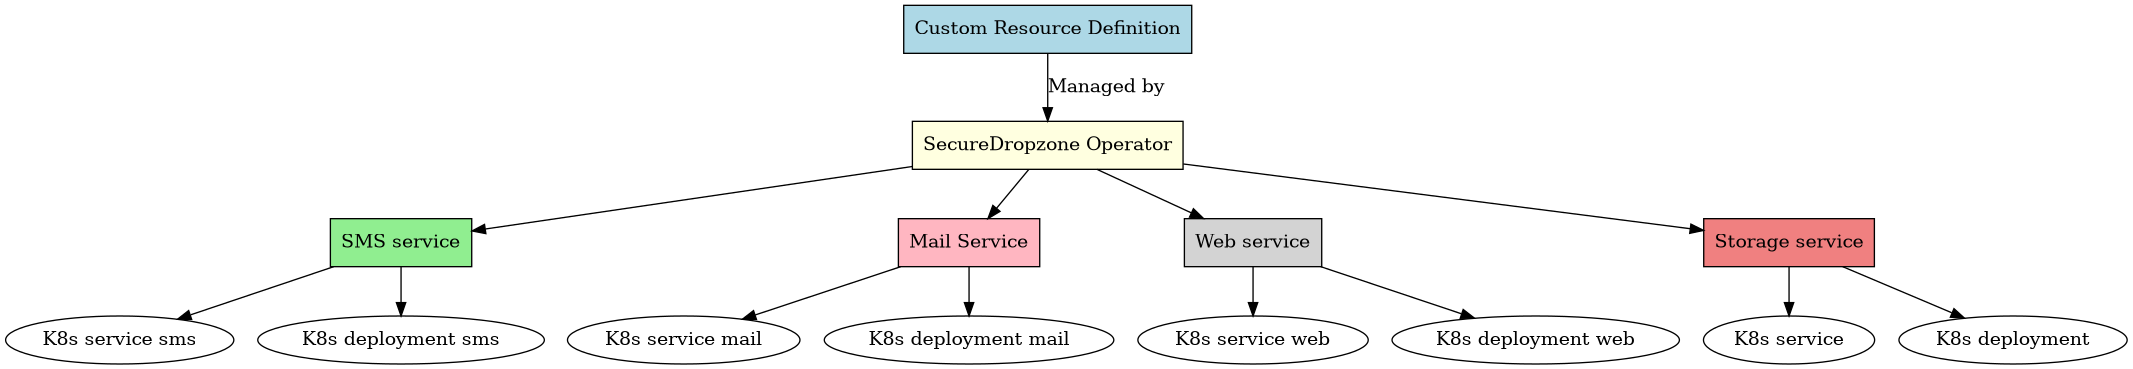

Python code for this plot:
from graphviz import Digraph

# Maak een Graphviz-diagram
erd = Digraph('ERD_Kubernetes_Operator', format='png')

# Definieer entiteiten (tabellen/concepten)
erd.node('CRD', 'Custom Resource Definition', shape='rectangle', style='filled', fillcolor='lightblue')
erd.node('Operator', 'SecureDropzone Operator', shape='rectangle', style='filled', fillcolor='lightyellow')
erd.node('SMS', 'SMS service', shape='rectangle', style='filled', fillcolor='lightgreen')
erd.node('Mail', 'Mail Service', shape='rectangle', style='filled', fillcolor='lightpink')
erd.node('Web', 'Web service', shape='rectangle', style='filled', fillcolor='lightgrey')
# erd.node('Pod', 'Application Pod', shape='rectangle', style='filled', fillcolor='lightcyan')
erd.node('Storage', 'Storage service', shape='rectangle', style='filled', fillcolor='lightcoral')


# Relaties tussen de componenten
erd.edge('CRD', 'Operator', label="Managed by")
erd.edge('Operator', 'SMS')
erd.edge('Operator', 'Mail')
erd.edge('Operator', 'Web')
erd.edge('Operator', 'Storage')

erd.edge('Storage','K8s service')
erd.edge('Storage','K8s deployment')

erd.edge('SMS','K8s service sms')
erd.edge('SMS','K8s deployment sms')

erd.edge('Mail','K8s service mail')
erd.edge('Mail','K8s deployment mail')

erd.edge('Web','K8s service web')
erd.edge('Web','K8s deployment web')

# Render het diagram en toon het
erd.render('k8s_operator_erd', view=True)
